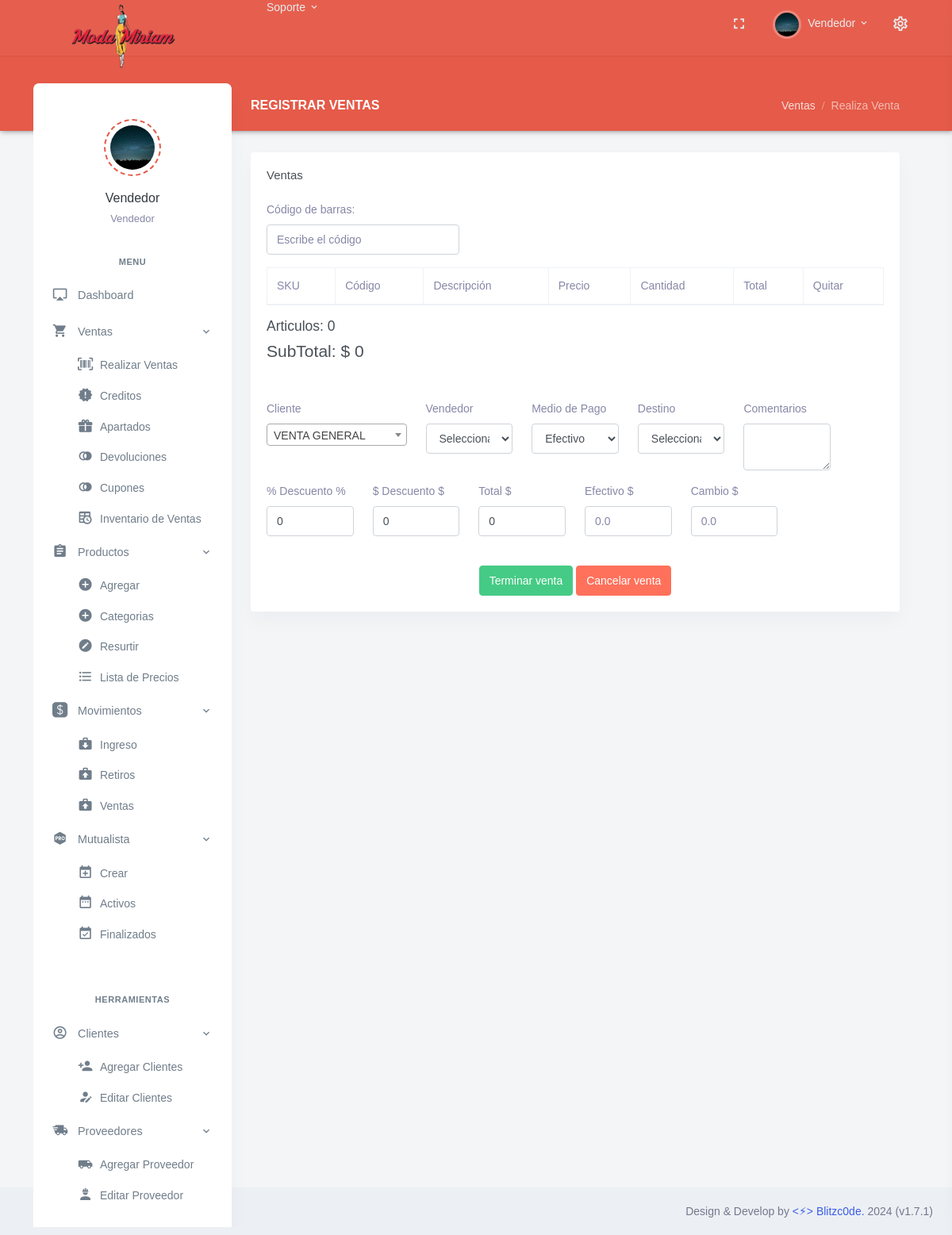
Screenshot of /vender.php (signed in) with the database file from the repository.
### tables this page shows
CREATE TABLE `Puestos` (
  `ID_Puesto` int NOT NULL,
  `Cargo` varchar(30) NOT NULL
);

CREATE TABLE `Personal` (
  `ID_Personal` int NOT NULL,
  `Nombre` varchar(30) DEFAULT NULL,
  `Apellido` varchar(30) DEFAULT NULL,
  `Bio` varchar(80) DEFAULT NULL,
  `Direccion` varchar(90) DEFAULT NULL,
  `Colonia` varchar(90) DEFAULT NULL,
  `CP` int DEFAULT NULL,
  `Correo` varchar(35) DEFAULT NULL,
  `Pass` varchar(10) NOT NULL,
  `Telefono` varchar(13) DEFAULT NULL,
  `Foto` varchar(254) DEFAULT NULL,
  `ID_Sucursal` int NOT NULL,
  `ID_Puesto` int NOT NULL,
  `Fecha_Registro` date DEFAULT NULL,
  `Baja` int DEFAULT NULL COMMENT '0=No, 1=Si',
  `visible` int NOT NULL DEFAULT '1'
);

### vender.php (the view, shortened to what this page needs)
<?php
if ($_SESSION['loggedin'] != true){
    header('Location: index.php');
    echo $_SESSION['loggedin'];
}else{
    include_once "lib/Header.php" ;
}
include_once "lib/cnx.php";
$granTotal = 0;
$articulos = 0;
$idcup = $_GET['idb'];
$cupval = $_GET['st'];
?>
<div class="row">
    <div class="col-12">
        <div class="page-title-box d-flex align-items-center justify-content-between">
            <h4 class="page-title mb-0 font-size-18">Registrar Ventas</h4>
            <div class="page-title-right">
                <ol class="breadcrumb m-0">
                    <li class="breadcrumb-item"><a href="javascript: void(0);">Ventas</a></li>
                    <li class="breadcrumb-item active">Realiza Venta</li>
                </ol>
            </div>
        </div>
    </div>
</div>
<div class="row">
    <div class="col-12">
        <div class="card">
            <div class="card-body">
                <h4 class="card-title mb-4">Ventas</h4>
                <form method="post" action="lib/Ventas/Carrito.php">
                    <div data-repeater-list="group-a">
                        <div data-repeater-item class="row">
                            <div class="form-group col-lg-4">
                                <label for="Codigo">Código de barras:</label>
                                <input autocomplete="off" autofocus class="form-control" name="Codigo" id="Codigo"
                                    placeholder="Escribe el código" required>
                            </div>
                        </div>
                    </div>
                </form>
                <table class="table table-bordered">
                    <thead>
                        <tr>
                            <th>SKU</th>
                            <th>Código</th>
                            <th>Descripción</th>
                            <th>Precio</th>
                            <th>Cantidad</th>
                            <th>Total</th>
                            <th>Quitar</th>
                        </tr>
                    </thead>
                </table>
                <h5>Articulos: <?php echo $articulos; ?></h5>
                <h4>SubTotal: $ <?php echo $granTotal = $granTotal - $cupval;  ?></h4>
                <br><br>
                <form action="./lib/Ventas/Guardar.php" id="venta" name="venta" method="POST">
                    <div data-repeater-list="group-a">
                        <div data-repeater-item class="row">
                            <div class="form-group col-lg-3">
                                <label for="email">Cliente</label>
                            </div>
                            <div class="form-group col-lg-2">
                                <label for="name">Vendedor</label>
                                <select id="Vendedr" name="vendedor" class="form-control" required>
                                    <option value="" disabled selected>Selecciona</option>
                                </select>
                            </div>
                            <div class="form-group col-lg-2">
                                <label for="email">Medio de Pago</label>
                                <select id="MedioPago" name="mediopago" class="form-control">
                                    <?php
                                            $sql = "SELECT * FROM Medio_Pago WHERE ID_Medio != 3";
                                            $query = $conexion -> query ($sql);
                                                while($valores = mysqli_fetch_array($query)){
                                                    echo "<option value='".$valores['ID_Medio']."'>".$valores['Tipo']."</option>";
                                                    }
                                        ?>
                                </select>
                            </div>
                            <div class="form-group col-lg-2">
                                <label for="email">Destino</label>
                                <select id="Destino" name="destino" class="form-control" required>
                                    <option value="" disable selected>Selecciona</option>
                                </select>
                            </div>
                            <div class="form-group col-lg-2">
                                <label for="message">Comentarios</label>
                                <textarea id="Comentarios" name="coment" class="form-control"
                                    maxlength="200"><?php if(!empty($idcup)){echo "Aplicado descuento por: $".number_format($cupval, 2).", vale con folio: ".$idcup.".";} ?></textarea>
                            </div>
                        </div>
                    </div>
                    <div data-repeater-list="group-a">
                        <div data-repeater-item class="row">
                            <div class="form-group col-lg-2">
                                <label for="email">% Descuento % </label>
                                <input type="text" id="lname" class="form-control descporcentaje"
                                    name="descueporcentaje" value="0" placeholder="0.0" onkeyup="descuento();">
                            </div>
                            <div class="form-group col-lg-2">
                                <label for="name">$ Descuento $</label>
                                <input type="text" id="Camo" class="form-control" name="descuentoss" value="0" placeholder="0.0" onkeyup="descupeso();" >
                            </div>
                            <div class="form-group col-lg-2">
                                <label for="name">Total $ </label>
                                <input type="text" id="Cambio" class="form-control tot" name="totall"
                                    value="<?php echo $granTotal;?>" placeholder="0.0" readonly>
                            </div>
                            <div class="form-group col-lg-2">
                                <label for="name">Efectivo $</label>
                                <input type="text" id="Efectivo" class="form-control efectiv" required name="efectivo"
                                    value="" placeholder="0.0" onkeyup="rst();">
                            </div>
                            <div class="form-group col-lg-2">
                                <label for="name">Cambio $ </label>
                                <input type="text" id="Cambio" class="form-control" name="fcambio" value=""
                                    placeholder="0.0" readonly>
                            </div>
                        </div>
                    </div>
                    <br>
                    <center>
                        <button type="submit" class="btn btn-success mt-3 mt-lg-0">Terminar venta</button>
                        <a href="./lib/Ventas/Cancelar.php" class="btn btn-danger">Cancelar venta</a>
                    </center>
                </form>
            </div>
        </div>
    </div>
</div>
<?php include_once "lib/Footer.php" ?>

### lib/Header.php (shortened to what this page needs)
<?php
include_once "lib/cnx.php";
?>
<!doctype html>
<html lang="es">
<head>
    <link href="assets/libs/datatables.net-bs4/css/dataTables.bootstrap4.min.css" rel="stylesheet" type="text/css" />
    <link href="assets/libs/datatables.net-buttons-bs4/css/buttons.bootstrap4.min.css" rel="stylesheet" type="text/css" />
    <link href="assets/libs/datatables.net-responsive-bs4/css/responsive.bootstrap4.min.css" rel="stylesheet" type="text/css" />
    <link href="assets/css/bootstrap.min.css" id="bootstrap-style" rel="stylesheet" type="text/css" />
    <link href="assets/css/icons.min.css" rel="stylesheet" type="text/css" />
    <link href="assets/css/app.min.css" id="app-style" rel="stylesheet" type="text/css" />
    <link href="https://cdnjs.cloudflare.com/ajax/libs/select2/4.0.6-rc.0/css/select2.min.css" rel="stylesheet"/>
</head>
<body data-layout="detached" data-topbar="colored">
    <div class="container-fluid">
        <div id="layout-wrapper">
            <header id="page-topbar">
                <div class="navbar-header">
                    <div class="container-fluid">
                        <div class="float-right">
                            <div class="dropdown d-none d-lg-inline-block ml-1">
                                <button type="button" class="btn header-item noti-icon waves-effect"
                                    data-toggle="fullscreen">
                                    <i class="mdi mdi-fullscreen"></i>
                                </button>
                            </div>
                            <?php
                            $sql = "SELECT * FROM Personal WHERE ID_Personal = "."'".$_SESSION['ids']."'";
                            $query = $conexion -> query ($sql);
                            while($usuario = mysqli_fetch_array($query)){
                                $sql1 = "SELECT * FROM Puestos WHERE ID_Puesto = ".$usuario['ID_Puesto'];
                                $query1 = $conexion -> query ($sql1);
                                while($cargo = mysqli_fetch_array($query1)){
                                echo '
                            <div class="dropdown d-inline-block">
                            <br>
                                <button type="button" class="btn header-item waves-effect" id="page-header-user-dropdown" data-toggle="dropdown" aria-haspopup="true" aria-expanded="false">
                                    <img class="rounded-circle header-profile-user" src="'.$usuario['Foto'].'" alt="Header Avatar">
                                    <span class="d-none d-xl-inline-block ml-1">'.$usuario['Nombre'].'</span>
                                    <i class="mdi mdi-chevron-down d-none d-xl-inline-block"></i>
                                </button>';
                                ?>
                            <?php
                                echo '
                            </div>
                            <div class="dropdown d-inline-block">
                                <button type="button" class="btn header-item noti-icon right-bar-toggle waves-effect">
                                    <i class="mdi mdi-settings-outline"></i>
                                </button>
                            </div>
                        </div>
                        <div>
                            <div class="navbar-brand-box">
                            <br>
                                <a href="#" class="logo logo-light">
                                    <span class="logo-lg">
                                        <img src="assets/images/companies/mm1.png" alt="" height="100">
                                    </span>
                                </a>
                            </div>
                            <div class="dropdown dropdown-mega d-none d-lg-inline-block ml-2">
                                <button type="button" class="btn header-item waves-effect" data-toggle="dropdown" aria-haspopup="false" aria-expanded="false">
                                    Soporte
                                    <i class="mdi mdi-chevron-down"></i>
                                </button>
                            </div>
                        </div>
                    </div>
                </div>
            </header>
            <div class="vertical-menu">
            <br>
                <div class="h-100">
                    <div class="user-wid text-center py-4">
                                    <div class="user-img">
                                        <img src="'.$usuario['Foto'].'" alt="" class="avatar-md mx-auto rounded-circle">
                                    </div>
                                    <div class="mt-3">
                                        <a href="#" class="text-dark font-weight-medium font-size-16">'.$usuario['Nombre'].' '.$usuario['Apellido'].'</a>
                                        <p class="text-body mt-1 mb-0 font-size-13">'.$cargo['Nombre'].'</p>';
                                            $sql2 = "SELECT * FROM Puestos WHERE ID_Puesto = ".$usuario['ID_Puesto'];
                                            $query2 = $conexion -> query ($sql2);
                                            while($dept = mysqli_fetch_array($query2)){
                                                echo '
                                                <p class="text-body mt-1 mb-0 font-size-13">'.$dept['Cargo'].'</p>
                                                </div>
                                                </div>';
                                            }
                                        }
            }
            ?>
                            <div id="sidebar-menu">
                                <ul class="metismenu list-unstyled" id="side-menu">
                                    <?php include_once "lib/menu.php"; ?>
                                </ul>
                            </div>
                        </div>
                    </div>
                    <div class="main-content">
                        <div class="page-content">

### rows the page displays
personal: Nombre "Vendedor"
puestos: personal.Foto (picture), Cargo "Vendedor"

### other values shown
$articulos "0"
$granTotal = $granTotal - $cupval "0"
form field mediopago "Efectivo"
